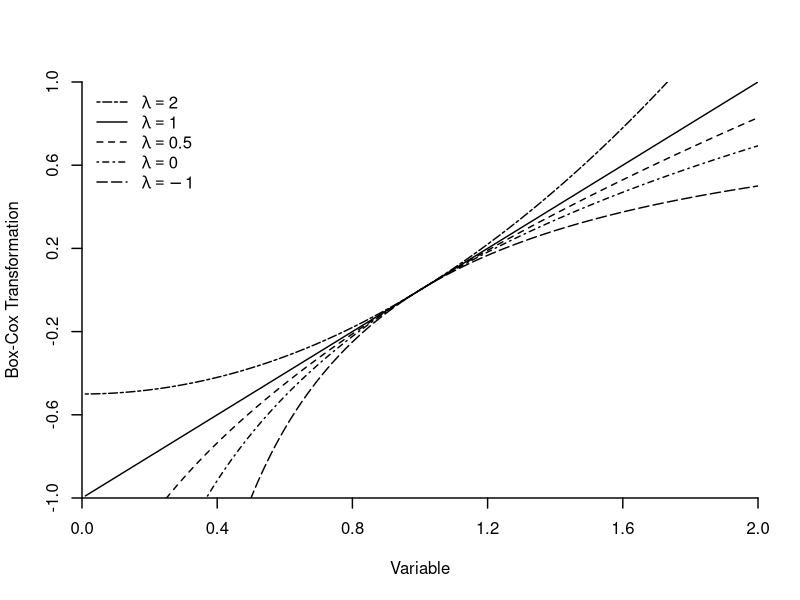
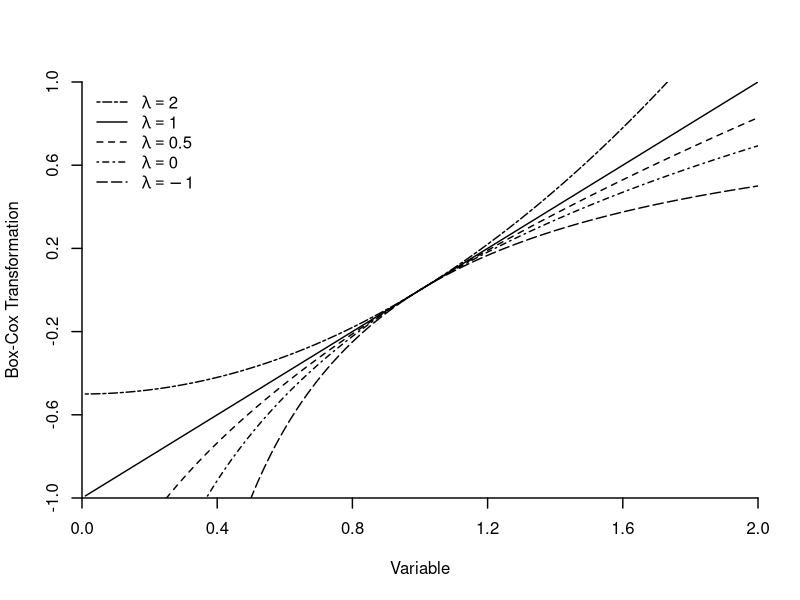

Generate these figures, in order, with R:
#####################################
### This file generates 
### Figure 23.1a Box-Cox Transformation
#####################################

BoxCox <- function(x,lambda) if (lambda==0) y <- log(x) else y <- ((x^lambda)-1)/lambda 

x <- seq(0.01,2,.01)
f1 <- BoxCox(x,1)
f2 <- BoxCox(x,.5)
f3 <- BoxCox(x,0)
f4 <- BoxCox(x,-1)
f5 <- BoxCox(x,2)

wd <- 1.4

pdf("HANSEN23-1a.pdf",family="Helvetica",colormodel='cmyk',width=4.5,height=4.5)
plot(x,f1,type="l",lty=1,xaxs="i",yaxs="i",ylab="Box-Cox Transformation",xlab="Variable",yaxt="n",xaxt="n",ylim=c(-1,1),xlim=c(0,2),lwd=wd,bty="n")
axis(side=1,seq(0,2,.4),lwd=wd)
axis(side=2,seq(-1,1,.4),lwd=wd)
lines(x,f2,lty=2,lwd=wd)
lines(x,f3,lty=4,lwd=wd)
lines(x,f4,lty=5,lwd=wd)
lines(x,f5,lty=6,lwd=wd)
legend("topleft",legend=c(expression(lambda==2),expression(lambda==1),expression(lambda==0.5),expression(lambda==0),expression(lambda==-1)), lty=c(6,1,2,4,5),lwd=wd,bty="n")
dev.off()

postscript("HANSEN23-1a.eps",paper="special",width=4.5,height=4.5,horizontal=FALSE,onefile=FALSE,family="Helvetica",colormodel='cmyk')
plot(x,f1,type="l",lty=1,xaxs="i",yaxs="i",ylab="Box-Cox Transformation",xlab="Variable",yaxt="n",xaxt="n",ylim=c(-1,1),xlim=c(0,2),lwd=wd,bty="n")
axis(side=1,seq(0,2,.4),lwd=wd)
axis(side=2,seq(-1,1,.4),lwd=wd)
lines(x,f2,lty=2,lwd=wd)
lines(x,f3,lty=4,lwd=wd)
lines(x,f4,lty=5,lwd=wd)
lines(x,f5,lty=6,lwd=wd)
legend("topleft",legend=c(expression(lambda==2),expression(lambda==1),expression(lambda==0.5),expression(lambda==0),expression(lambda==-1)), lty=c(6,1,2,4,5),lwd=wd,bty="n")
dev.off()
